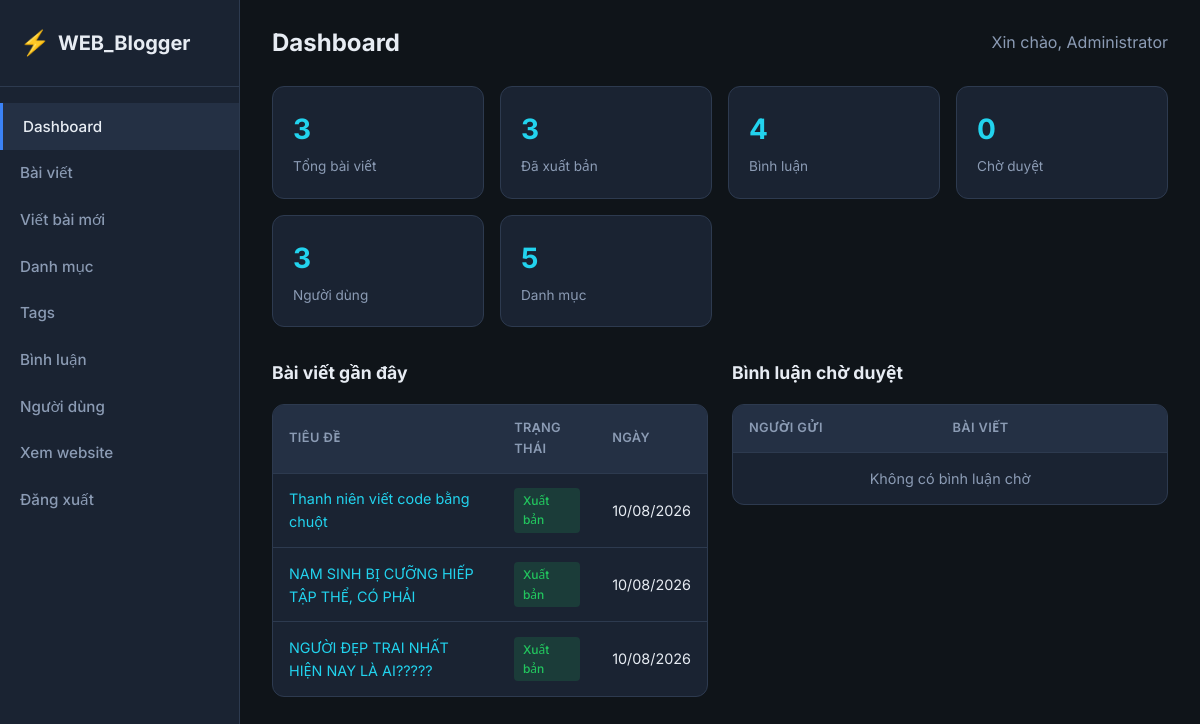
Page /admin/ (signed in) on the committed database.
### tables this page shows
CREATE TABLE users (
            id INTEGER PRIMARY KEY AUTOINCREMENT,
            username TEXT NOT NULL UNIQUE,
            password TEXT NOT NULL,
            display_name TEXT NOT NULL,
            email TEXT,
            role TEXT DEFAULT 'user',
            created_at DATETIME DEFAULT CURRENT_TIMESTAMP
        , avatar TEXT DEFAULT NULL);

CREATE TABLE posts (
            id INTEGER PRIMARY KEY AUTOINCREMENT,
            title TEXT NOT NULL,
            slug TEXT NOT NULL UNIQUE,
            content TEXT NOT NULL,
            excerpt TEXT,
            featured_image TEXT,
            category_id INTEGER,
            author_id INTEGER NOT NULL,
            status TEXT DEFAULT 'published',
            views INTEGER DEFAULT 0,
            created_at DATETIME DEFAULT CURRENT_TIMESTAMP,
            updated_at DATETIME DEFAULT CURRENT_TIMESTAMP,
            FOREIGN KEY (category_id) REFERENCES categories(id) ON DELETE SET NULL,
            FOREIGN KEY (author_id) REFERENCES users(id) ON DELETE CASCADE
        );

### includes/db.php (called while the page is built, shortened)
<?php
function str_cut(string $str, int $start, ?int $length = null): string {
    if (function_exists('mb_substr')) {
        return $length === null ? mb_substr($str, $start, null, 'UTF-8') : mb_substr($str, $start, $length, 'UTF-8');
    }
    return $length === null ? substr($str, $start) : substr($str, $start, $length);
}
function getDB(): PDO {
    static $pdo = null;
    if ($pdo === null) {
        $isNew = !file_exists(DB_PATH);
        $pdo = new PDO('sqlite:' . DB_PATH);
        $pdo->setAttribute(PDO::ATTR_ERRMODE, PDO::ERRMODE_EXCEPTION);
        $pdo->setAttribute(PDO::ATTR_DEFAULT_FETCH_MODE, PDO::FETCH_ASSOC);
        $pdo->exec('PRAGMA foreign_keys = ON');
        if ($isNew) {
            initDatabase($pdo);
        } else {
            migrateDatabase($pdo);
        }
    }
    return $pdo;
}
function migrateDatabase(PDO $pdo): void {
    $cols = $pdo->query("PRAGMA table_info(comments)")->fetchAll();
    $names = array_column($cols, 'name');
    $userCols = $pdo->query("PRAGMA table_info(users)")->fetchAll();
    $userNames = array_column($userCols, 'name');
}
function e(?string $str): string {
    return htmlspecialchars($str ?? '', ENT_QUOTES, 'UTF-8');
}

### includes/auth.php (called while the page is built, shortened)
<?php
require_once __DIR__ . '/db.php';
function isLoggedIn(): bool {
    return !empty($_SESSION['user_id']);
}
function isAdmin(): bool {
    $user = currentUser();
    return $user && ($user['role'] ?? '') === 'admin';
}
function requireAdmin(): void {
    if (!isAdmin()) {
        header('Location: ' . SITE_URL . '/');
        exit;
    }
}
function currentUser(): ?array {
    static $user = null;
    if ($user === null) {
        $stmt = getDB()->prepare('SELECT id, username, display_name, email, avatar, role FROM users WHERE id = ?');
        $stmt->execute([$_SESSION['user_id']]);
        $user = $stmt->fetch() ?: null;
    }
    return $user;
}

### admin/index.php (the view, shortened to what this page needs)
<?php
require_once __DIR__ . '/../includes/auth.php';
requireAdmin();
$user = currentUser();
$db = getDB();
$stats = [
    'posts' => (int)$db->query("SELECT COUNT(*) FROM posts")->fetchColumn(),
    'published' => (int)$db->query("SELECT COUNT(*) FROM posts WHERE status = 'published'")->fetchColumn(),
    'comments' => (int)$db->query("SELECT COUNT(*) FROM comments")->fetchColumn(),
    'pending' => (int)$db->query("SELECT COUNT(*) FROM comments WHERE status = 'pending'")->fetchColumn(),
    'categories' => (int)$db->query("SELECT COUNT(*) FROM categories")->fetchColumn(),
    'tags' => (int)$db->query("SELECT COUNT(*) FROM tags")->fetchColumn(),
    'users' => (int)$db->query("SELECT COUNT(*) FROM users WHERE role = 'user'")->fetchColumn(),
];
$recentPosts = $db->query("SELECT id, title, status, created_at FROM posts ORDER BY created_at DESC LIMIT 5")->fetchAll();
$pendingComments = $db->query("SELECT c.id, c.author_name, c.content, c.created_at, p.title as post_title FROM comments c JOIN posts p ON c.post_id = p.id WHERE c.status = 'pending' ORDER BY c.created_at DESC LIMIT 5")->fetchAll();
?>
<!DOCTYPE html>
<html lang="vi">
<head>
    <link rel="stylesheet" href="../assets/css/style.css">
</head>
<body>
<div class="admin-layout">
    <aside class="admin-sidebar">
        <div class="logo">
            <span class="logo-icon">⚡</span>
            <span class="logo-text"><?= e(SITE_NAME) ?></span>
        </div>
        <nav class="admin-nav">
            <a href="index.php" class="active">Dashboard</a>
            <a href="posts.php">Bài viết</a>
            <a href="post-edit.php">Viết bài mới</a>
            <a href="categories.php">Danh mục</a>
            <a href="tags.php">Tags</a>
            <a href="comments.php">Bình luận <?= $stats['pending'] ? "({$stats['pending']})" : '' ?></a>
            <a href="users.php">Người dùng</a>
            <a href="../" target="_blank">Xem website</a>
            <a href="logout.php">Đăng xuất</a>
        </nav>
    </aside>
    <div class="admin-content">
        <div class="admin-header">
            <h1>Dashboard</h1>
            <span style="color:var(--text-muted)">Xin chào, <?= e($user['display_name']) ?></span>
        </div>
        <div class="stats-grid">
            <div class="stat-card">
                <div class="stat-value"><?= $stats['posts'] ?></div>
                <div class="stat-label">Tổng bài viết</div>
            </div>
            <div class="stat-card">
                <div class="stat-value"><?= $stats['published'] ?></div>
                <div class="stat-label">Đã xuất bản</div>
            </div>
            <div class="stat-card">
                <div class="stat-value"><?= $stats['comments'] ?></div>
                <div class="stat-label">Bình luận</div>
            </div>
            <div class="stat-card">
                <div class="stat-value"><?= $stats['pending'] ?></div>
                <div class="stat-label">Chờ duyệt</div>
            </div>
            <div class="stat-card">
                <div class="stat-value"><?= $stats['users'] ?></div>
                <div class="stat-label">Người dùng</div>
            </div>
            <div class="stat-card">
                <div class="stat-value"><?= $stats['categories'] ?></div>
                <div class="stat-label">Danh mục</div>
            </div>
        </div>
        <div style="display:grid;grid-template-columns:1fr 1fr;gap:1.5rem;">
            <div>
                <h2 style="font-size:1.1rem;margin-bottom:1rem;">Bài viết gần đây</h2>
                <div class="table-wrap">
                    <table>
                        <thead>
                            <tr><th>Tiêu đề</th><th>Trạng thái</th><th>Ngày</th></tr>
                        </thead>
                        <tbody>
                            <?php foreach ($recentPosts as $p): ?>
                            <tr>
                                <td><a href="post-edit.php?id=<?= $p['id'] ?>"><?= e(str_cut($p['title'], 0, 40)) ?></a></td>
                                <td><span class="badge badge-<?= $p['status'] ?>"><?= $p['status'] === 'published' ? 'Xuất bản' : 'Nháp' ?></span></td>
                                <td><?= date('d/m/Y', strtotime($p['created_at'])) ?></td>
                            </tr>
                            <?php endforeach; ?>
                        </tbody>
                    </table>
                </div>
            </div>
            <div>
                <h2 style="font-size:1.1rem;margin-bottom:1rem;">Bình luận chờ duyệt</h2>
                <div class="table-wrap">
                    <table>
                        <thead>
                            <tr><th>Người gửi</th><th>Bài viết</th><th></th></tr>
                        </thead>
                        <tbody>
                            <?php if (empty($pendingComments)): ?>
                            <tr><td colspan="3" style="text-align:center;color:var(--text-muted)">Không có bình luận chờ</td></tr>
                            <?php endif; ?>
                        </tbody>
                    </table>
                </div>
            </div>
        </div>
    </div>
</div>
</body>
</html>

### assets/css/style.css (style rules this page uses)
:root { --bg: #0f1419; --bg-card: #1a2332; --bg-hover: #243044; --border: #2d3a4f; --text: #e7ecf3; --text-muted: #8b9bb4; --primary: #3b82f6; --primary-hover: #2563eb; --accent: #22d3ee; --success: #22c55e; --danger: #ef4444; --warning: #f59e0b; --radius: 12px; --shadow: 0 4px 24px rgba(0,0,0,0.35); --font: 'Inter', system-ui, sans-serif; --mono: 'JetBrains Mono', monospace; }
*, *::before, *::after { box-sizing: border-box; margin: 0; padding: 0; }
html { scroll-behavior: smooth; }
body { font-family: var(--font); background: var(--bg); color: var(--text); line-height: 1.6; min-height: 100vh; display: flex; flex-direction: column; }
a { color: var(--accent); text-decoration: none; transition: color 0.2s; }
.logo { display: flex; align-items: center; gap: 0.5rem; font-weight: 700; font-size: 1.25rem; color: var(--text); }
.logo-icon { font-size: 1.5rem; }
.admin-layout { display: flex; min-height: 100vh; }
.admin-sidebar { width: 240px; background: var(--bg-card); border-right: 1px solid var(--border); padding: 1.5rem 0; flex-shrink: 0; }
.admin-sidebar .logo { padding: 0 1.25rem 1.5rem; border-bottom: 1px solid var(--border); margin-bottom: 1rem; }
.admin-nav a { display: flex; align-items: center; gap: 0.6rem; padding: 0.7rem 1.25rem; color: var(--text-muted); font-weight: 500; font-size: 0.95rem; }
.admin-nav a:hover, .admin-nav a.active { background: var(--bg-hover); color: var(--text); }
.admin-nav a.active { border-left: 3px solid var(--primary); }
.admin-content { flex: 1; padding: 1.5rem 2rem; overflow-x: auto; }
.admin-header { display: flex; justify-content: space-between; align-items: center; margin-bottom: 1.5rem; }
.admin-header h1 { font-size: 1.5rem; font-weight: 700; }
.stats-grid { display: grid; grid-template-columns: repeat(auto-fit, minmax(180px, 1fr)); gap: 1rem; margin-bottom: 2rem; }
.stat-card { background: var(--bg-card); border: 1px solid var(--border); border-radius: var(--radius); padding: 1.25rem; }
.stat-card .stat-value { font-size: 1.75rem; font-weight: 700; color: var(--accent); }
.stat-card .stat-label { color: var(--text-muted); font-size: 0.85rem; margin-top: 0.25rem; }
.table-wrap { overflow-x: auto; background: var(--bg-card); border: 1px solid var(--border); border-radius: var(--radius); }
table { width: 100%; border-collapse: collapse; }
th, td { padding: 0.85rem 1rem; text-align: left; border-bottom: 1px solid var(--border); font-size: 0.9rem; }
th { background: var(--bg-hover); font-weight: 600; color: var(--text-muted); font-size: 0.8rem; text-transform: uppercase; letter-spacing: 0.03em; }
tr:last-child td { border-bottom: none; }
.badge { display: inline-block; padding: 0.2rem 0.55rem; border-radius: 4px; font-size: 0.75rem; font-weight: 500; }
.badge-published { background: rgba(34, 197, 94, 0.15); color: var(--success); }

### rows in the picture
users: display_name "Administrator"
posts: title "Thanh niên viết code bằng chuột", status "Xuất bản", created_at "10/08/2026"
posts: title "NAM SINH BỊ CƯỠNG HIẾP TẬP THỂ, CÓ PHẢI", status "Xuất bản", created_at "10/08/2026"
posts: title "NGƯỜI ĐẸP TRAI NHẤT HIỆN NAY LÀ AI?????", status "Xuất bản", created_at "10/08/2026"

### other values in the picture
SITE_NAME "WEB_Blogger"
$stats['posts'] "3"
$stats['published'] "3"
$stats['comments'] "4"
$stats['pending'] "0"
$stats['users'] "3"
$stats['categories'] "5"
